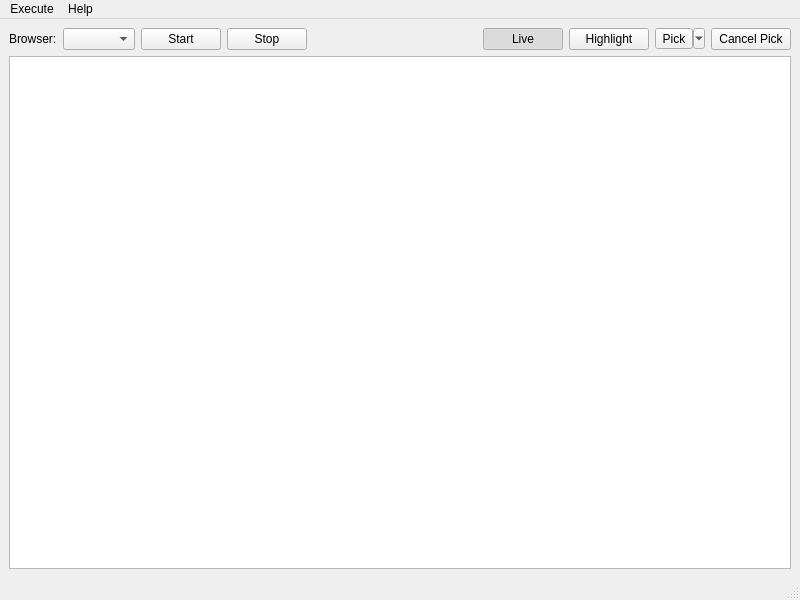
<?xml version="1.0" encoding="UTF-8"?>
<ui version="4.0">
 <class>MainWindow</class>
 <widget class="QMainWindow" name="MainWindow">
  <property name="geometry">
   <rect>
    <x>0</x>
    <y>0</y>
    <width>800</width>
    <height>600</height>
   </rect>
  </property>
  <property name="windowTitle">
   <string>Germanium Selector Builder v2.0.5</string>
  </property>
  <widget class="QWidget" name="centralwidget">
   <layout class="QGridLayout" name="gridLayout">
    <item row="0" column="0">
     <layout class="QVBoxLayout" name="verticalLayout">
      <item>
       <layout class="QHBoxLayout" name="horizontalLayout">
        <item>
         <widget class="QLabel" name="browserLabel">
          <property name="text">
           <string>Browser:</string>
          </property>
         </widget>
        </item>
        <item>
         <widget class="QComboBox" name="browserCombo"/>
        </item>
        <item>
         <widget class="QPushButton" name="startBrowserButton">
          <property name="text">
           <string>Start</string>
          </property>
         </widget>
        </item>
        <item>
         <widget class="QPushButton" name="stopBrowserButton">
          <property name="text">
           <string>Stop</string>
          </property>
         </widget>
        </item>
        <item>
         <spacer name="horizontalSpacer">
          <property name="orientation">
           <enum>Qt::Horizontal</enum>
          </property>
          <property name="sizeHint" stdset="0">
           <size>
            <width>40</width>
            <height>20</height>
           </size>
          </property>
         </spacer>
        </item>
        <item>
         <widget class="QPushButton" name="liveButton">
          <property name="text">
           <string>Live</string>
          </property>
          <property name="checkable">
           <bool>true</bool>
          </property>
          <property name="checked">
           <bool>true</bool>
          </property>
          <property name="flat">
           <bool>false</bool>
          </property>
         </widget>
        </item>
        <item>
         <widget class="QPushButton" name="highlightElementButton">
          <property name="text">
           <string>Highlight</string>
          </property>
         </widget>
        </item>
        <item>
         <widget class="QToolButton" name="pickElementButton">
          <property name="text">
           <string>Pick</string>
          </property>
          <property name="popupMode">
           <enum>QToolButton::MenuButtonPopup</enum>
          </property>
          <property name="toolButtonStyle">
           <enum>Qt::ToolButtonTextOnly</enum>
          </property>
         </widget>
        </item>
        <item>
         <widget class="QPushButton" name="cancelPickButton">
          <property name="text">
           <string>Cancel Pick</string>
          </property>
         </widget>
        </item>
       </layout>
      </item>
     </layout>
    </item>
    <item row="1" column="0">
     <widget class="QPlainTextEdit" name="codeEdit">
      <property name="font">
       <font>
        <family>Courier New</family>
       </font>
      </property>
      <property name="plainText">
       <string/>
      </property>
     </widget>
    </item>
   </layout>
  </widget>
  <widget class="QMenuBar" name="menubar">
   <property name="geometry">
    <rect>
     <x>0</x>
     <y>0</y>
     <width>800</width>
     <height>26</height>
    </rect>
   </property>
   <widget class="QMenu" name="menuHelp">
    <property name="title">
     <string>Help</string>
    </property>
    <addaction name="action_About"/>
    <addaction name="actionAbout_QT"/>
   </widget>
   <widget class="QMenu" name="menuExecute">
    <property name="title">
     <string>Execute</string>
    </property>
    <addaction name="actionHighlight"/>
    <addaction name="actionPick"/>
    <addaction name="separator"/>
   </widget>
   <addaction name="menuExecute"/>
   <addaction name="menuHelp"/>
  </widget>
  <widget class="QStatusBar" name="statusbar"/>
  <action name="action_About">
   <property name="text">
    <string>About</string>
   </property>
  </action>
  <action name="actionHighlight">
   <property name="enabled">
    <bool>false</bool>
   </property>
   <property name="text">
    <string>Highlight</string>
   </property>
  </action>
  <action name="actionPick">
   <property name="enabled">
    <bool>false</bool>
   </property>
   <property name="text">
    <string>Pick</string>
   </property>
  </action>
  <action name="actionAbout_QT">
   <property name="text">
    <string>About QT</string>
   </property>
  </action>
  <action name="actionSwitch_Selector_Mode">
   <property name="text">
    <string>Switch Selector Mode</string>
   </property>
  </action>
 </widget>
 <resources/>
 <connections/>
</ui>
